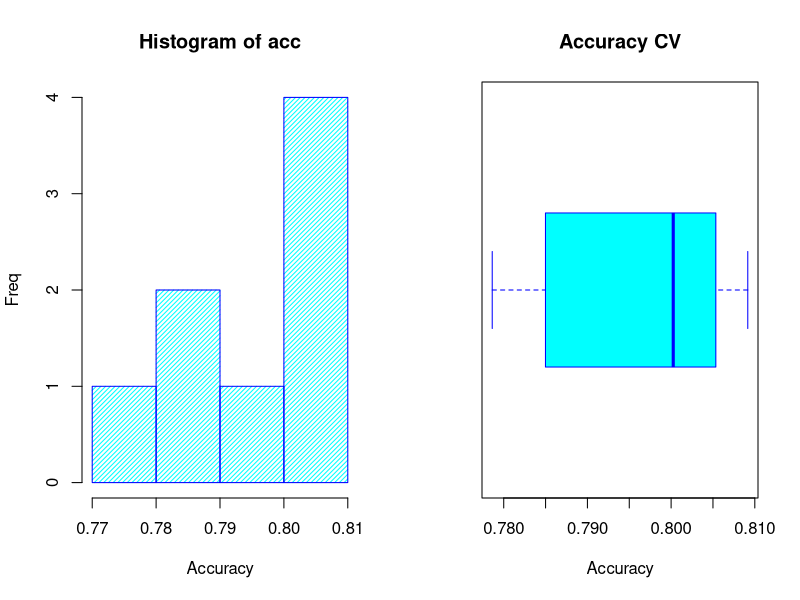
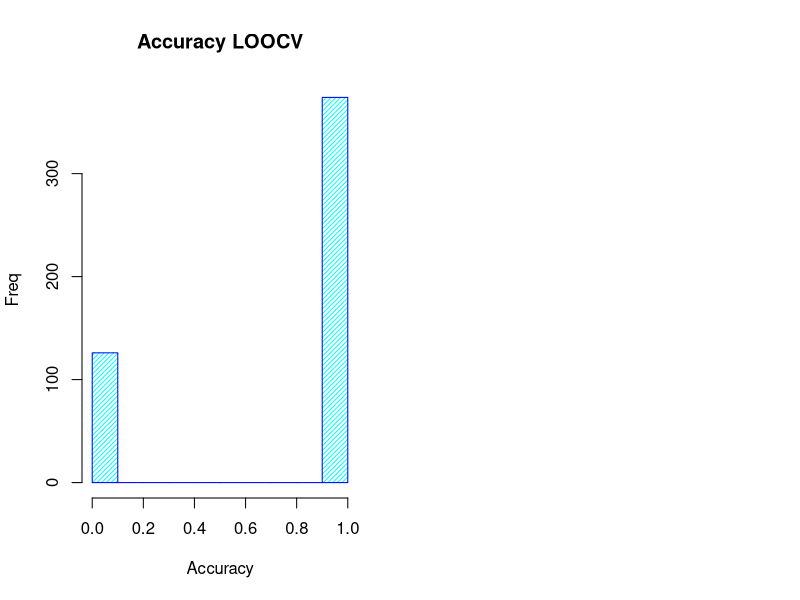

The R script that drew these images, in order:
### Note: the data in PimaIndiansDiabetes changes each time it is run, so numbers in the comments may not be correct. ###
library(mlbench)
data(PimaIndiansDiabetes)
data<-data.frame(PimaIndiansDiabetes)
final<-data[sample(nrow(data), 500), ]

final$diabetes<-final$diabetes == "pos" 
# want the columns to be numeric
final$pregnant<-as.numeric(final$pregnant)
final$glucose<-as.numeric(final$glucose)
final$pressure<-as.numeric(final$pressure)
final$triceps<-as.numeric(final$triceps)
final$insulin<-as.numeric(final$insulin)
final$mass<-as.numeric(final$mass)
final$pedigree<-as.numeric(final$pedigree)
final$age<-as.numeric(final$age)


log_m<-glm(diabetes~.,family=binomial(logit),data=final)
summary(log_m)
#Based on summary of log_m model, the covariates pregnant, glucose,
#mass, and pedigree are significant at alpha = 0.05 as their
#p-value is less than the 0.05 alpha value with glucose with the lowest p-value.
#Thus, they are significant for odds of diabetes at alpha = 0.05.

exp(log_m$coefficients) #e^(Beta) = ODDS
#Pregnant covariate: For 1 unit increase in the pregnant covariate
#the odds of being diabetic increases by 1.1065.
#Pressure covariate: For 1 unit increase in the glucose covariate
#the odds of being diabetic increases by 0.9891 (9.891028e-01). This 
#odds is very close to 1, so we can conclude that pressure and odds of
#being diabetic are independent.


library(MASS)
stepAIC(log_m, direction="both")
summary(log_m)
#Insulin and triceps were removed from the model, as they had highly 
#insignificant p-values at the alpha = 0.05 level as shown in the 
#summary(log_m) command.
fitted_log_m<-glm(formula = diabetes ~ pregnant + glucose + pressure + mass + 
      pedigree + age, family = binomial(logit), data = final)


#Logistic regression was used for modelling the probability
#of diabetes among these individuals, because we wanted the response
#to be categorical and were interested in a response that is 
#diabetes or not diabetes. Thus, forcing the diabetes response to be 
#binary from the original "neg" or "pos" response.


##install.packages("caret")
library(caret)
k<-8
acc <- NULL
set.seed(123)
for(i in 1:k){
  Train <- createDataPartition(final$diabetes, p=0.75, list=FALSE)
  training <- data[ Train, ]
  testing <- data[ -Train, ]
  log_m1<-glm(formula = diabetes ~ pregnant + glucose + pressure + mass + 
            +       pedigree + age, family = binomial(logit), data = training)
  pred<-predict(log_m1, newdata=testing,type="response")
  results <- ifelse(pred > 0.5,1,0)
  testing$diabetes<- testing$diabetes == "pos"
  answers <- testing$diabetes
  misClasificError <- mean(answers != results)
  acc[i]=1-misClasificError
}
mean(acc)
#[1] 0.7907125
par(mfcol=c(1,2))
# Histogram of accuracy
hist(acc,xlab='Accuracy',ylab='Freq',
     col='cyan',border='blue',density=30)
# Boxplot of accuracy
boxplot(acc,col='cyan',border='blue',horizontal=T,xlab='Accuracy',
        main='Accuracy CV')
##From k-fold cross-validation, our model has 79.07% accuracy which 
##is further shown through the boxplot and histogram.


#Leave one out cross validation
a1 <-NULL
x<-final[sample(1:nrow(final)),]
set.seed(123)
for(i in 1:nrow(x))
{
  # Train-test splitting
  # 149 samples -> fitting
  # 1 sample -> testing
  train <- x[-i,]
  test <- x[i,]
  
  # Fitting
  log_m2<-glm(formula = diabetes ~ pregnant + glucose + pressure + mass + 
                +       pedigree + age, family = binomial(logit), data = train)
 
  # Predict results
  pred1 <- predict(log_m2,newdata=test,type="response")
  
  # If prob > 0.5 then 1, else 0
  results1 <- ifelse(pred1 > 0.5,1,0)
  
  # Actual answers
  answers1 <- test$diabetes
  
  # Calculate accuracy
  # Calculate accuracy
  misClasificError1 <- mean(answers1 != results1)
  a1[i] <- 1-misClasificError1
  
  # Collecting results
  a1[i] <- 1-misClasificError1
}

# Average accuracy of the model
mean(a1)
#[1] 0.752
hist(a1,xlab='Accuracy',ylab='Freq',main='Accuracy LOOCV',
     col='cyan',border='blue',density=30)
##From leave one out cross-validation, our model has 75.2% accuracy.
##Thus, with our model having 500 observarions and the K-fold cross-validation
##having a higher accuracy, the k-fold cross-validation is preferred here.



final$diabetes<-as.numeric(final$diabetes)
#testing for normality
shapiro.test(final$diabetes)
shapiro.test(final$mass)
shapiro.test(final$pressure)
#All these variables, have highly significant p-values,
#thus, we reject the null hypothesis of normality and can
#conclude that they are not normal.
cor.test(final$pressure,final$mass, method = "spearman")
#Based on the p-value of 8.708e-12, we reject the null hypothesis 
#and conclude that there is a strong positive association between pressure and BMI (mass).

#testing if variances are equal
var.test(final$mass~final$diabetes)
#the variances are equal as the p-value is insignificant and the confidence 
#interval includes 1.
t.test(final$mass~final$diabetes,var.equal=TRUE)
#Null hypothesis: There is no significant difference in the average BMI 
#between the two groups (diabetes positive and negative), true difference in means 
#is equal to 0 (mu1 = mu2).
#Alternative hypothesis: There is a significant difference in the average BMI 
#between the two groups (diabetes positive and negative), true difference in means 
#is not equal to 0 (mu1 != mu2).
##The p-value is 1.262e-07, thus, we reject the null hypothesis. 
##We can conclude that there is a significant difference in the average BMI 
#between the two groups (diabetes positive and negative).

sumdiab = sum(final$diabetes)
sumdiab
